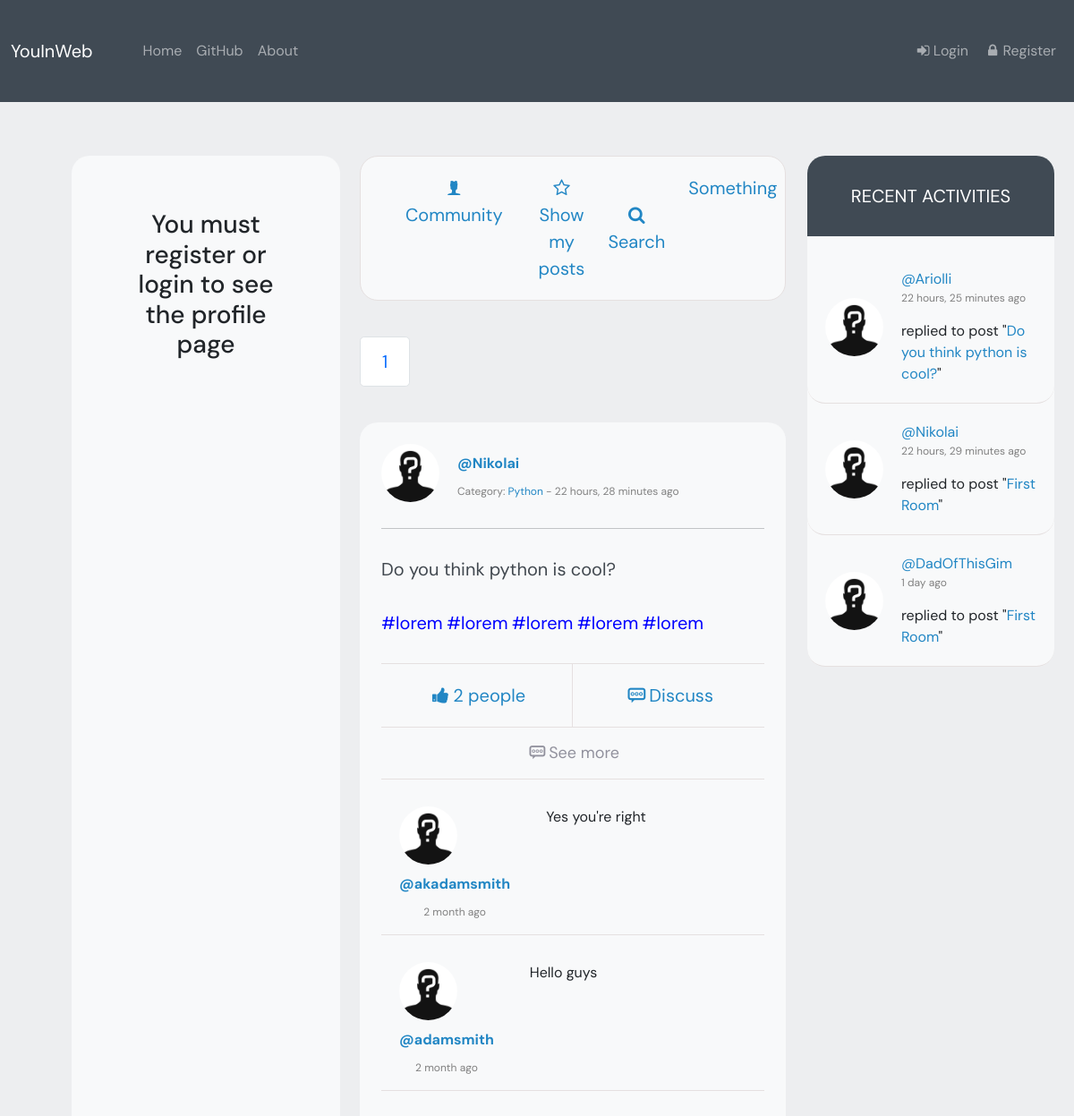
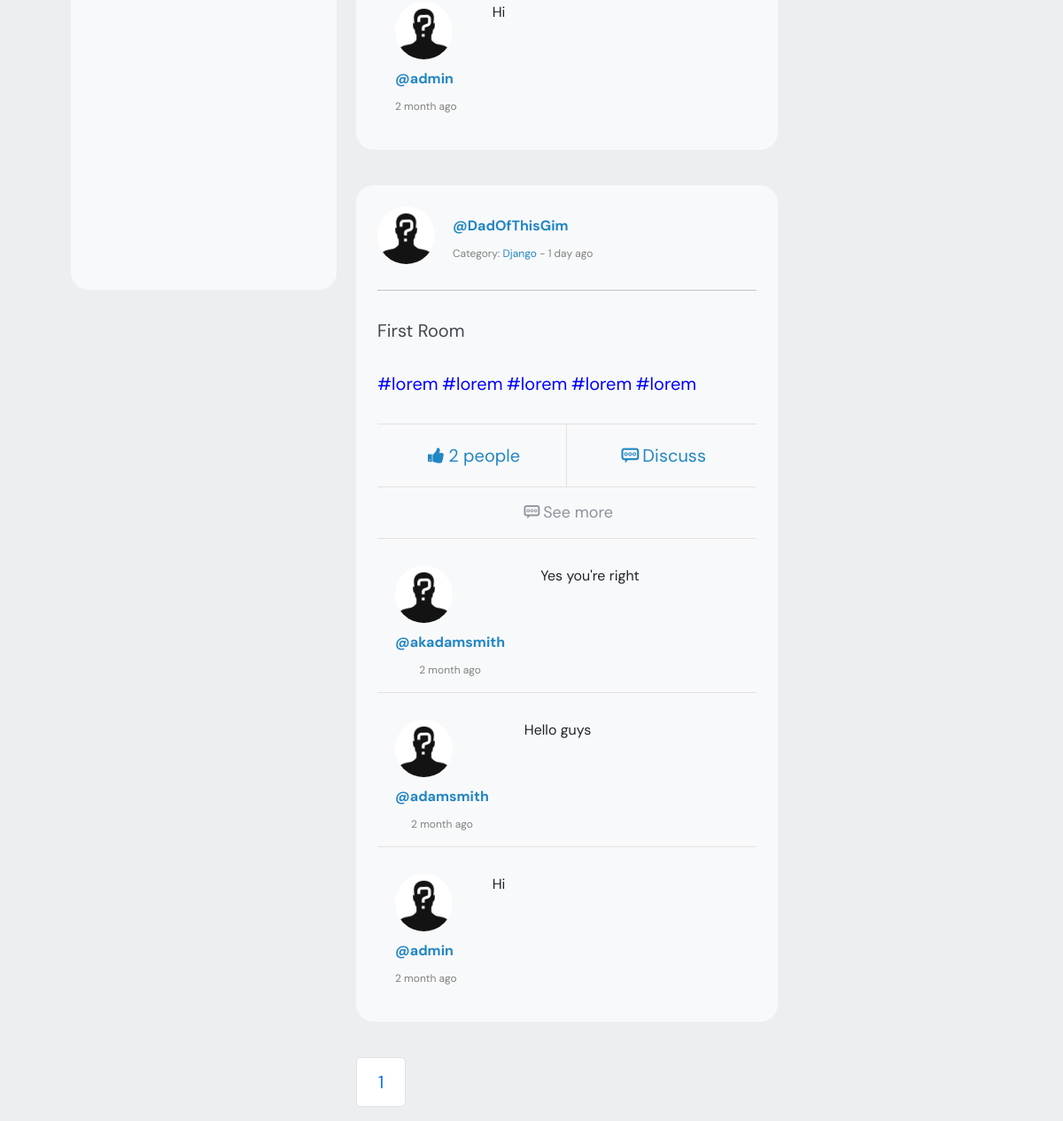
The app's page /, older data (2 pictures, top to bottom).
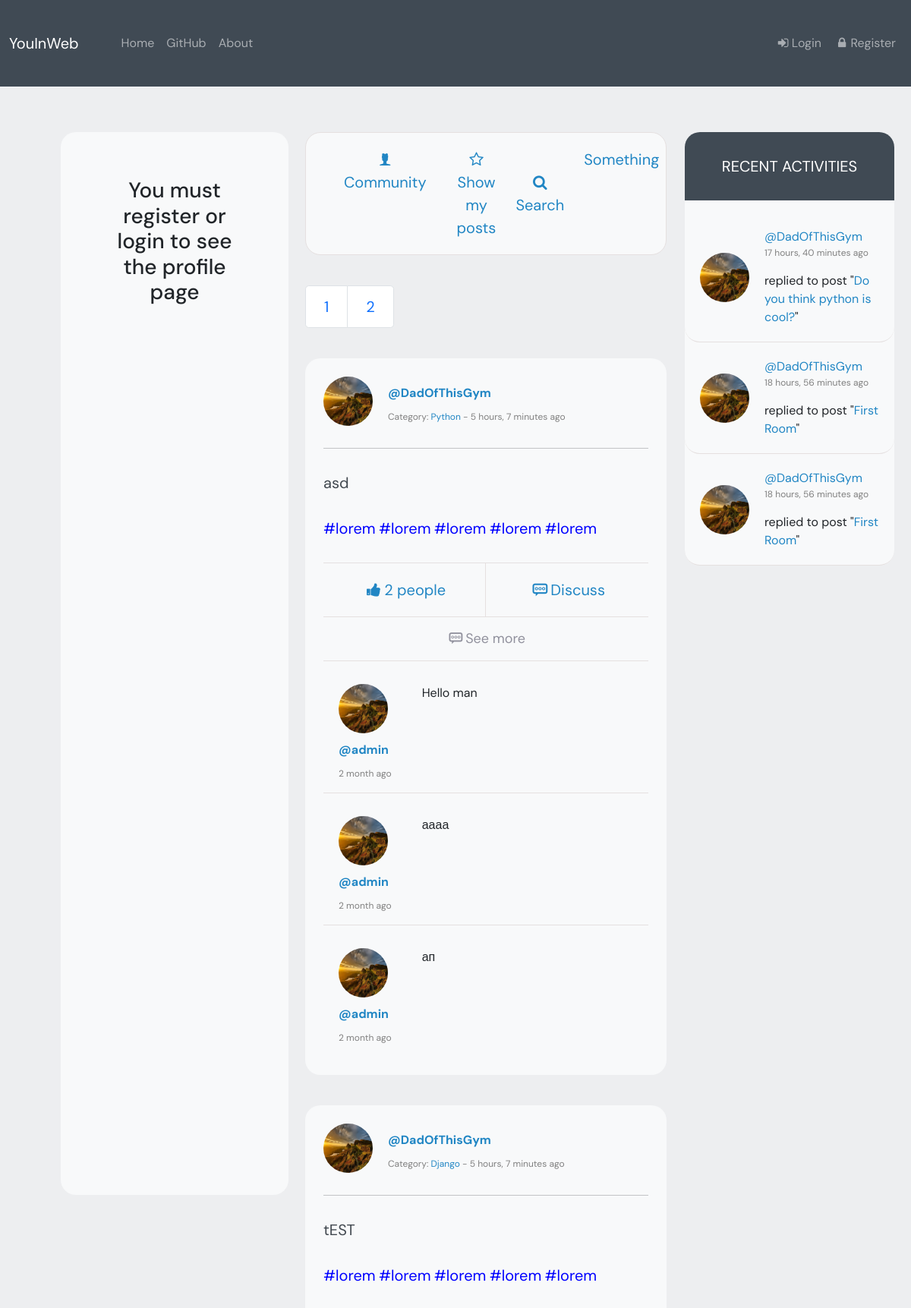
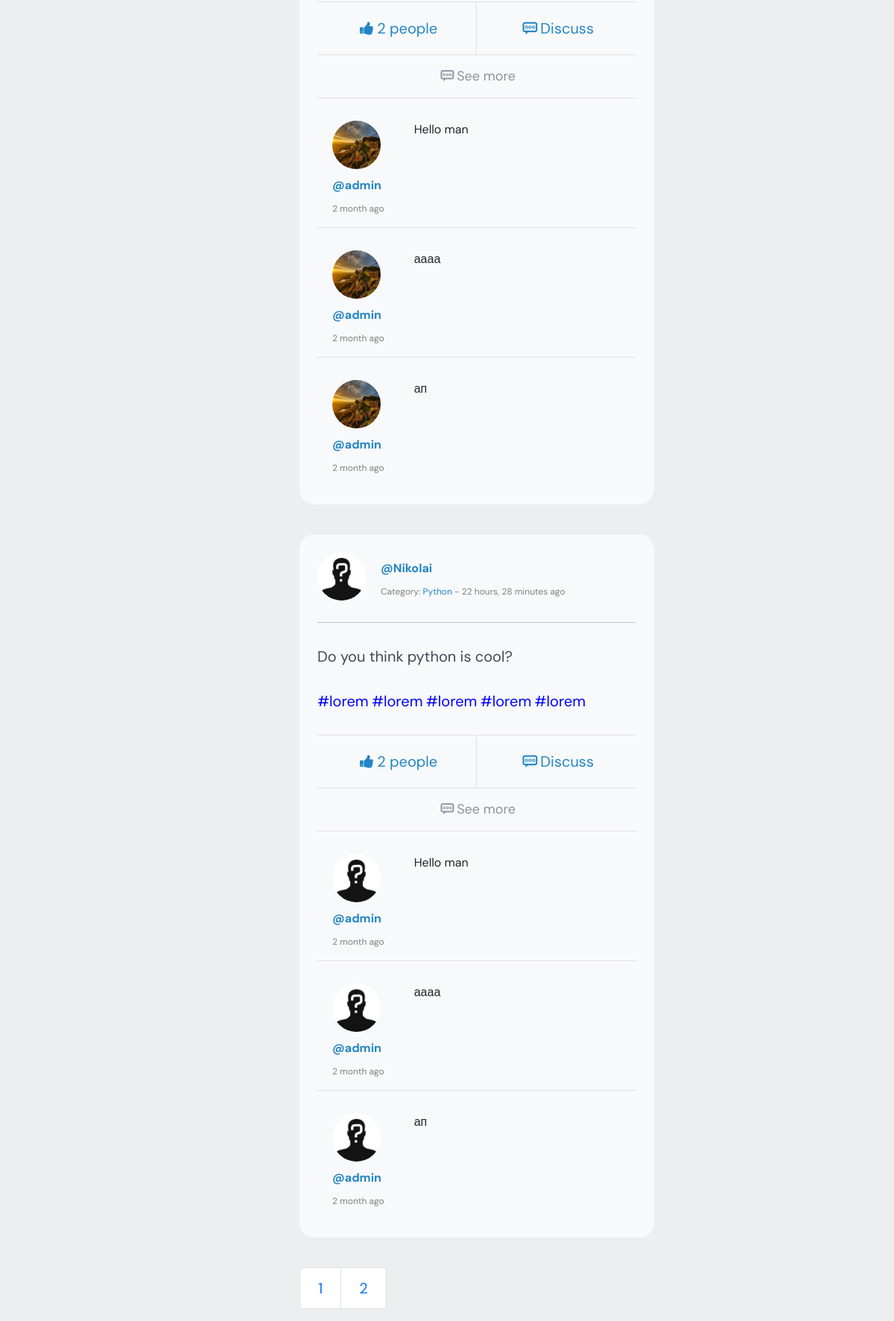
The same page, newer data (2 pictures, top to bottom).
### base/models.py (models this page shows, shortened)
class Room(models.Model):
    host = models.ForeignKey(User, on_delete=models.SET_NULL, null=True)
    topic = models.ForeignKey(Topic, on_delete=models.SET_NULL, null=True)
    name = models.CharField(max_length=255)
    description = models.TextField(null=True, blank=True)
    participants = models.ManyToManyField(User, related_name='participants', blank=True)
    updated = models.DateTimeField(auto_now=True)
    created = models.DateTimeField(auto_now_add=True)
    def __str__(self):
        return self.name
    class Meta:
        ordering = ('-created', )
        verbose_name = 'Room'
        verbose_name_plural = 'Rooms'

class User(AbstractUser):
    name = models.CharField(max_length=100, null=True, blank=True, unique=True)
    email = models.EmailField(null=True, unique=True)
    bio = models.TextField(null=True)
    avatar = models.ImageField(null=True, default='user_undefined.webp', verbose_name='User photo')
    profile_photo = models.ImageField(null=True, default='profile_image2.jpg', verbose_name='Profile photo')
    USERNAME_FIELD = 'email'
    REQUIRED_FIELDS = []

class Topic(models.Model):
    name = models.CharField(max_length=200)
    slug = models.SlugField()

class Message(models.Model):
    user = models.ForeignKey(User, on_delete=models.CASCADE)
    room = models.ForeignKey(Room, on_delete=models.CASCADE)
    body = models.TextField()
    updated = models.DateTimeField(auto_now=True)
    created = models.DateTimeField(auto_now_add=True)
    class Meta:
        ordering = ('-created', )
        verbose_name = 'Message'
        verbose_name_plural = 'Messages'

### base/views.py (the view)
# urls.py: path('', home, name='home'),
def home(request):
    q = request.GET.get('q') if request.GET.get('q') != None else ''
    room = Room.objects.filter(
        Q(topic__name__icontains=q) |
        Q(name__icontains=q) |
        Q(description__icontains=q)
    )
    paginator = Paginator(room, 3)
    page_number = request.GET.get('page')
    page_obj = paginator.get_page(page_number)
    topics = Topic.objects.all()
    room__count = room.count()
    room_messages = Message.objects.filter(
        Q(room__topic__name__icontains=q)
    )[:3]
    context = {
        'room': room,
        'topics': topics,
        'room__count': room__count,
        'room_messages': room_messages,
        'page_obj': page_obj,
    }
    return render(request, 'base/home.html', context)

### base/templates/base/home.html (shortened to what this page needs)
{% extends 'base.html' %}
{% block content %}
    <div class="col-xl-3 bg-light profile">
        {% include 'base/profile_block.html' %}
    </div>
    <div class="col-xl-5 block_content-container">
        {% include 'base/content_block.html' %}
    </div>
    <div class="col-xl-3">
        {% include 'base/activity_block.html' %}
    </div>
{% endblock %}

### base/templates/base/content_block.html (shortened to what this page needs)
{% load static %}
<div class="some_opp d-flex justify-content-between bg-light">
    <a href="#" class="community"><i class="icon-user-woman"></i>Community</a>
    <a href="#" class="show_posts"><i class="icon-star-empty"></i>Show my posts</a>
    <button type="button" class="search_btn" data-bs-toggle="modal" data-bs-target="#exampleModal" data-bs-whatever="@mdo"><i class="icon-search"></i>Search</button>
    <a href="#" class="something">Something</a>
</div>
<nav aria-label="..." class="pagination_content">
    <ul class="pagination pagination-lg">
        {% for p in page_obj.paginator.page_range %}
        <li class="page-item"><a class="page-link" href="?page={{ p }}">{{ p }}</a></li>
        {% endfor %}
    </ul>
    {% for i in page_obj %}
    <div class="post bg-light p-4">
        <div class="post_header d-flex">
            <img src="{{ i.host.avatar.url }}" alt="" class="post_image">
            <div class="post_header-info d-flex flex-column bd-highlight justify-content-center">
                <a href="" class="post_creator-name">@{{ i.host.name }}</a>
                <p class="created_timesince">Category: <a href="{% url 'home' %}?q={{ i.topic.name }}" class="post_category">{{ i.topic.name }}</a> - {{ i.created|timesince }} ago</p>
            </div>
        </div>
        <hr>
        <div class="post_text">
            <p class="post_text-message font-weight-normal">
                {{ i.name }}
            </p>
        </div>
        <div class="post_tags">
            <a href="">#lorem</a>
            <a href="">#lorem</a>
            <a href="">#lorem</a>
            <a href="">#lorem</a>
            <a href="">#lorem</a>
        </div>
        <div class="post_buttons d-flex flex-row">
            <button class="post_btn1" type="button"><i class="icon-thumbs-up-alt"></i>2 people</button>
            <a href="{% url 'room' i.id %}" class="post_btn2" type="button"><i class="icon-chat"></i>Discuss</a>
        </div>
        <div class="show_comments">
            <a href="{% url 'room' i.id %}"><i class="icon-chat"></i>See more</a>
        </div>
        {% for message in room_messages %}
        <div class="post_comments">
            <div class="post_comments-line"></div>
            <div class="post_comment d-flex">
                <div class="post_header-info d-flex flex-column bd-highlight justify-content-center">
                    <img src="{{ i.host.avatar.url }}" alt="" class="comment_image">
                    <a href="" class="post_creator-name">@{{ message.user.username }}</a>
                    <p class="created_timesince">2 month ago</p>
                </div>
                <p class="comment_text">{{ message.body }}</p>
            </div>
        </div>
        {% endfor %}
    </div>
    {% endfor %}
    <nav aria-label="..." class="pagination_content">
        <ul class="pagination pagination-lg">
            {% for p in page_obj.paginator.page_range %}
            <li class="page-item"><a class="page-link" href="?page={{ p }}">{{ p }}</a></li>
            {% endfor %}
        </ul>
    </nav>

### base/templates/base/activity_block.html
{% load static %}
<div class="last_activity bg-light">
    <div class="last_activity-header">
        <p class="last_header-text">RECENT ACTIVITIES</p>
    </div>
    {% for message in room_messages %}
    <div class="last_activity-post d-flex align-items-center">
        <img src="{{ message.user.avatar.url }}" alt="" class="user_img">
        <div class="last_user-info d-flex flex-column">
            <a href="{% url 'profile' message.user.id %}" class="last_user-name">@{{ message.user.name }}</a>
            <p class="last_activity-time">{{ message.created|timesince }} ago</p>
            <div class="replied_to">replied to post "<a href="{% url 'room' message.room.id %}" class="last_post-name">{{ message.room }}</a>"</div>
        </div>
    </div>
    {% endfor %}

Row changes from the older to the newer data that the page shows:
no longer on this page (row unchanged): Message: host.avatar (picture), user.username "akadamsmith", body "Yes you're right", user.avatar (picture), user.name "Ariolli", created "22 hours, 25 minutes", room "Do you think python is cool?"
no longer on this page (row unchanged): Message: host.avatar (picture), user.username "adamsmith", body "Hello guys", user.avatar (picture), user.name "Nikolai", created "22 hours, 29 minutes", room "First Room"
no longer on this page (row unchanged): Message: host.avatar (picture), user.username "admin", body "Hi", user.avatar (picture), user.name "DadOfThisGim", created "1 day", room "First Room"
no longer on this page (row unchanged): Room: host.avatar (picture), host.name "DadOfThisGim", topic.name "Django", created "1 day", name "First Room"
added Room: host.avatar (picture), host.name "DadOfThisGym", topic.name "Python", created "5 hours, 7 minutes", name "asd"
added Message: host.avatar (picture), user.username "admin", body "Hello man", user.avatar (picture), user.name "DadOfThisGym", created "17 hours, 40 minutes", room "Do you think python is cool?"
added Message: host.avatar (picture), user.username "admin", body "аааа", user.avatar (picture), user.name "DadOfThisGym", created "18 hours, 56 minutes", room "First Room"
added Message: host.avatar (picture), user.username "admin", body "ап", user.avatar (picture), user.name "DadOfThisGym", created "18 hours, 56 minutes", room "First Room"
added Room: host.avatar (picture), host.name "DadOfThisGym", topic.name "Django", created "5 hours, 7 minutes", name "tEST"
Text that changed along with them:
new list line: "2"
